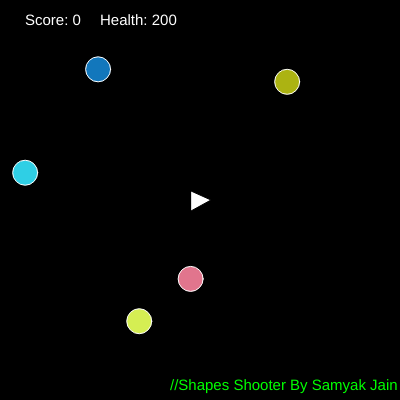
Frame 1 (no input)
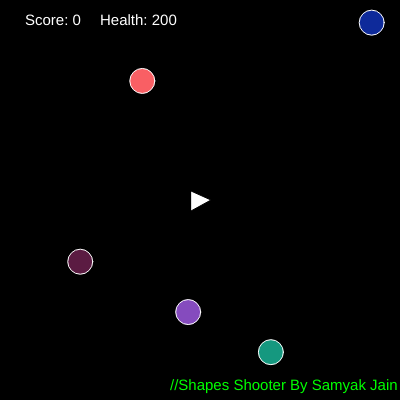
Frame 60 (no input)
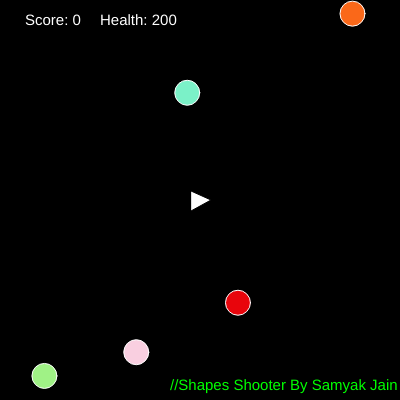
Frame 120 (the mouse pressed at the canvas centre since frame 60)

The p5.js sketch that drew these frames (run headless with seeded random() and noise() and a simulated clock; from frame 60 on, the mouse is pressed at the canvas centre):

// p5.js sketch
// ── sketch.js
//Coded By Samyak Jain With <3 For WhiteHat Jr.

function setup() {
    createCanvas(400, 400);
    p = createVector(width / 2, height / 2)
    pVel = createVector(0, 0);
    force = createVector(0, 0);
    size = 10;
    heading = 0;
    boostColor = color(0, 255, 0);
    playerColor = color(255);
    Score = 0;
    Health = 200;
    bb = [];
    bbVel = [];
    bbSize = 25;

    for (var i = 0; i < 5; i++) {
        bb.push(createVector(random(0, width), random(0, height)));
        bbVel.push(p5.Vector.random2D().mult(random(0.25, 2.25)));
    }
}

function draw() {
    background(0);

    updatePlayer();
    updateBubbles();
    updateLasers();

}
// ── bubbles.js
//Coded By Samyak Jain With <3 For WhiteHat Jr.

//bubble variables
var bb;
var bbVel;
var bbSize;

function updateBubbles() {
    touch = false;
    for (var i = 0; i < bb.length; i++) {
        push();

        //bubble collisions 
        if (dist(bb[i].x, bb[i].y, p.x, p.y) < bbSize / 2) {
            touch = true;
            console.log(touch);
        }
        //update bb locations
        bb[i].add(bbVel[i]);

        //contain bb
        //contain player
        if (bb[i].x > width + bbSize / 2) {
            bb[i].x = 0
        }
        if (bb[i].x < -bbSize / 2) {
            bb[i].x = 400
        }
        if (bb[i].y > height + bbSize / 2) {
            bb[i].y = 0
        }
        if (bb[i].y < -bbSize / 2) {
            bb[i].y = 400
        }
        

        fill(random(255), random(255), random(255))
        stroke(255);
        ellipse(bb[i].x, bb[i].y, bbSize);
        pop();
    }
    if (touch == true) {
        playerColor = color(255, 0, 0);
        Health--;
    } else {
        playerColor = color(255);
    }

}
// ── laser.js
lasers = [];
laserVel = [];


function updateLasers() {
    for (var i = 0; i < lasers.length; i++) {

        //check bubble collisions
        for (var z = 0; z < bb.length; z++) {
            if (dist(lasers[i].x, lasers[i].y, bb[z].x, bb[z].y) < bbSize / 2) {
                bb[z] = createVector(random(0, width), random(0, height));
                bbVel[z] = p5.Vector.random2D().mult(random(0.25, 2.25));
                Score++;
            }
        }
        lasers[i].add(laserVel[i]);

        push();
        stroke(random(255), random(255), random(255));
        strokeWeight(3)
        //point(lasers[i].x,lasers[i].y);

        line(lasers[i].x, lasers[i].y, lasers[i].x + laserVel[i].x * 4, lasers[i].y + laserVel[i].y * 4)

        pop();
    }
}

function keyPressed() {
    //console.log (keyCode); 
    if (keyCode == 32) {
        lasers.push(createVector(p.x, p.y));
        laserVel.push(p5.Vector.fromAngle(radians(heading)).mult(7));


    }
}
// ── player.js
//Coded By Samyak Jain With <3 For WhiteHat Jr.

var p;
var size;
var heading;
var pVel;
var force;
var boostColor;
var touch;
var playerColor;
var Score;
var Health;

function updatePlayer() {
    boostColor = color(0)
        //move and rotate player 

    if (keyIsDown(LEFT_ARROW)) {
        heading -= 6;
    }
    if (keyIsDown(RIGHT_ARROW)) {
        heading += 6;
    }
    if (keyIsDown(UP_ARROW)) {
        force = p5.Vector.fromAngle(radians(heading));
        pVel.add(force.mult(0.2));
        boostColor = color(0, 255, 0);
    }

    //contain player
    if (p.x > 400) {
        p.x = 0
    }
    if (p.x < 0) {
        p.x = 400
    }
    if (p.y > 400) {
        p.y = 0
    }
    if (p.y < 0) {
        p.y = 400
    }



    //update player location
    pVel.mult(0.978);
    p.add(pVel);
    //draw the player
    push();
    translate(p.x, p.y);
    rotate(radians(heading));
    //flame stuff

    fill(boostColor)
    triangle(-size + 2, size * .7, -size * 3.5, size / 7, size * -.7, -size * .7);
    //health


    fill(playerColor);
    triangle(-size + 1, -size + 1, size + 1, 0, -size + 1, size + 1);
    pop();
    fill(255);
    textSize(15);
    text("Health: "+Health, 100 ,25)

    fill(255);
    text("Score: "+Score, 25, 25);

    fill(0, 255, 0);
    text("//Shapes Shooter By Samyak Jain", 170, 390);

}
